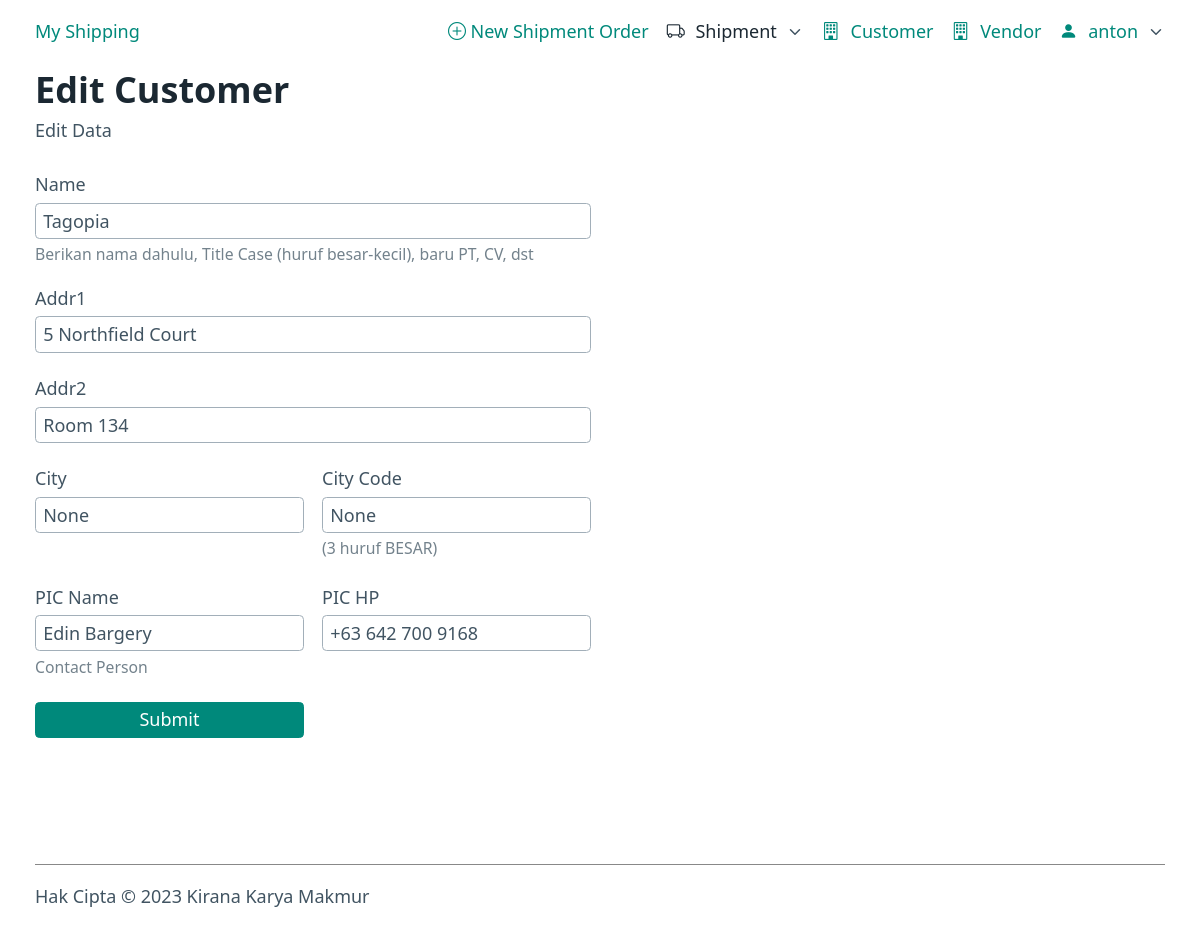
Page /customer/1/edit (signed in) on the committed database.
### app/models.py (models this page shows, shortened)
class BaseModel(db_wrapper.Model):
    pass

class User(UserMixin, BaseModel):
    username = pw.CharField(unique=True)
    password = pw.TextField()
    role = pw.CharField(max_length=1, default='0')
    is_active = pw.BooleanField(default=True)
    created = pw.DateTimeField(default=datetime.datetime.now)
    modified = pw.DateTimeField(null=True)

class Customer(BaseModel):
    name = pw.CharField(max_length=35, unique=True)
    phone = pw.CharField(max_length=35, null=True)
    addr1 = pw.TextField(null=True)
    addr2 = pw.TextField(null=True)
    city = pw.CharField(max_length=50, null=True)
    city_code = pw.CharField(max_length=5)
    zip = pw.CharField(max_length=5, null=True)
    pic_name = pw.CharField(max_length=35, null=True)
    pic_hp = pw.CharField(max_length=20, null=True)
    created = pw.DateTimeField(default=datetime.datetime.now)
    modified = pw.DateTimeField(null=True)

### app/customer/__init__.py (the view)
@bp.route('/<id>/edit', methods=['GET', 'POST'])
def edit(id):
    customer = get_object_or_404(Customer, Customer.id==id)
    form = CustomerForm()
    if form.validate_on_submit():
        form.populate_obj(customer)
        customer.save()
        return redirect('/customer')
    return render_template('customer/edit.html', form=form, customer=customer)

### app/customer/__init__.py
class CustomerForm(fw.FlaskForm):
    name = wt.StringField('Name')
    phone = wt.StringField('Phone')
    addr1 = wt.StringField('Addr1')
    addr2 = wt.StringField('Addr2')
    city = wt.StringField('City')
    city_code = wt.StringField('City Code')
    pic_name = wt.StringField('PIC Name')
    pic_hp = wt.StringField('PIC HP')
    submit = wt.SubmitField('Sign In')

### app/__init__.py (called while the page is built)
@login_manager.user_loader
def load_user(user_id):
    try:
        return User.get_by_id(user_id)
    except:
        return None

### app/templates/customer/edit.html (shortened to what this page needs)
{% extends 'base.html' %}
{% block content %}
<hgroup>
  <h1>Edit Customer</h1>
  <small>Edit Data</small>
</hgroup>
<form method="POST" action="{{ customer.edit }}">
  <div class="grid">
    <div>
      <label for="name">
        <strong>Name</strong>
        <input
          type="text"
          @keyup="console.log(name.length)"
          x-model="name"
          id="name"
          name="name"
          placeholder="Berkah Abadi, PT"
          value="{{ customer.name }}"
          required>
        <small>Berikan nama dahulu, Title Case (huruf besar-kecil), baru PT, CV, dst</small>
      </label>
      <label for="addr1">
        Addr1
        <input type="text" id="addr1" name="addr1" placeholder="Jl. ..." value="{{ customer.addr1}}" required>
      </label>
      <label for="addr2">
        Addr2
        <input type="text" id="addr2" name="addr2" value="{{ customer.addr2 }}" placeholder="...">
      </label>
      <div class="grid">
        <label for="city">
        City
        <input type="text" id="city" name="city" placeholder="..." value="{{ customer.city }}" required>
        </label>
        <label for="city_code">
          City Code
          <input type="text" id="city_code" name="city_code" placeholder="CGK" value="{{ customer.city_code }}" required>
          <small>(3 huruf BESAR)</small>
          </label>
        </div>
      <div class="grid">
        <label for="pic_name">
          <strong>PIC</strong> Name
          <input type="text" id="pic_name" name="pic_name" placeholder="Sunarso" value="{{ customer.pic_name }}" required>
          <small>Contact Person</small>
        </label>
        <label for="pic_hp">
          <strong>PIC</strong> HP
          <input type="text" id="pic_hp" name="pic_hp" placeholder="081..." value="{{ customer.pic_hp }}" required>
        </label>
          </div>
  </div>
    <div>
    </div>
  </div>
  <div class="grid">
    <input role="button" type="submit" value="Submit">
    <p></p>
    <p></p>
    <p></p>
  </div>
</form>
{% endblock %}

### app/templates/base.html (shortened to what this page needs)
<!doctype html>
<html lang="en" data-theme="light">
  <head>
    <link rel="stylesheet" href="/static/css/pico.min.css">
    <link rel="stylesheet" href="/static/css/custom.css">
    <link rel="stylesheet" href="https://cdn.jsdelivr.net/npm/bootstrap-icons@1.10.5/font/bootstrap-icons.css">
  </head>
  <body>
    <div class="container">
      {% if current_user.is_authenticated %}
      <nav>
        <ul>
          <li><a href="/">My Shipping</a></li>
        </ul>
        <ul>
          <li><a href="/shipment/add"><i class="bi bi-plus-circle"></i> New Shipment Order</a></strong></li>
          <li>
            <details role="list">
              <summary aria-haspopup="listbox" role="link" class="contrast"><i class="bi bi-truck" style="margin-right:.6rem"></i>Shipment</summary>
            </details>
          </li>
          <li><a href="/customer"><i class="bi bi-building" style="margin-right:0.6rem"></i>Customer</a></li>
          <li><a href="/vendor"><i class="bi bi-building" style="margin-right:0.6rem"></i>Vendor</a></li>
          <li>
            <details role="list">
              <summary aria-haspopup="listbox" role="link"><i class="bi bi-person-fill" style="margin-right:.6rem"></i> {{ current_user.username }}</summary>
            </details>
          </li>
        </ul>
      </nav>
      {% block content %}
      {% endblock %}
        {% else %}
      <h1>My Shipping</h1>
      <p><a href="/login">Login</a></p>
      {% endif %}
    </div>
    <footer class="container">
      <hgroup>
        <hr style="border-top:solid 1px #888;padding-bottom:1rem;">
        <small>Hak Cipta &copy; 2023 Kirana Karya Makmur</small>
      </hgroup>
    </footer>
  </body>
</html>

### app/static/css/custom.css (style rules this page uses)
[data-theme="light"], :root:not([data-theme="dark"]) { --primary: #00897b; --primary-hover: #00796b; --primary-focus: rgba(0, 137, 123, 0.125); --primary-inverse: #FFF; }
:root { --form-element-active-border-color: var(--primary); --form-element-focus-color: var(--primary-focus); --switch-color: var(--primary-inverse); --switch-checked-background-color: var(--primary); --form-element-spacing-vertical: 0.2rem; --form-element-spacing-horizontal: 0.4rem; --font-weight: 300; }
@media (min-width: 992px) { :root { --font-size: 16px; } }
@media (min-width: 1200px) { :root { --font-size: 18px; } }

### rows in the picture
User: username "anton"
Customer: name "Tagopia", addr1 "5 Northfield Court", addr2 "Room 134", city "None", city_code "None", pic_name "Edin Bargery", pic_hp "+63 642 700 9168"
